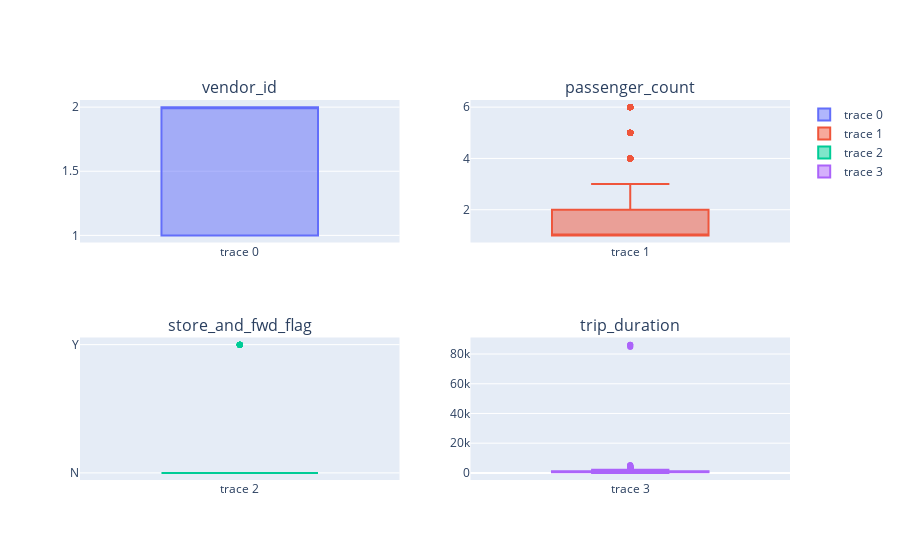

The code cell stored with this chart in its notebook:
### Code cell
import plotly.graph_objects as go
from plotly.subplots import make_subplots

fig = make_subplots(
    rows=2, 
    cols=2, 
    subplot_titles=['vendor_id', 'passenger_count', 'store_and_fwd_flag', 'trip_duration']
)

fig.append_trace(go.Box(y=df[::500]['vendor_id']),1,1)
fig.append_trace(go.Box(y=df[::500]['passenger_count']),1,2)
fig.append_trace(go.Box(y=df[::500]['store_and_fwd_flag']),2,1)
fig.append_trace(go.Box(y=df[::500]['trip_duration']),2,2)

fig.show()

### Figure 1 — Plotly figure (JSON) as saved in the notebook; plotly's stock layout.template omitted (floating-point values rounded to 4 significant figures; data arrays with more than 128 entries replaced by an {"elided": "..."} marker saying what was removed)
{"data": [{"type": "box", "xaxis": "x", "y": {"elided": "2918 int values"}, "yaxis": "y"}, {"type": "box", "xaxis": "x2", "y": {"elided": "2918 int values"}, "yaxis": "y2"}, {"type": "box", "xaxis": "x3", "y": {"elided": "2918 str values"}, "yaxis": "y3"}, {"type": "box", "xaxis": "x4", "y": {"elided": "2918 int values"}, "yaxis": "y4"}], "layout": {"annotations": [{"font": {"size": 16}, "showarrow": false, "text": "vendor_id", "x": 0.225, "xanchor": "center", "xref": "paper", "y": 1, "yanchor": "bottom", "yref": "paper"}, {"font": {"size": 16}, "showarrow": false, "text": "passenger_count", "x": 0.775, "xanchor": "center", "xref": "paper", "y": 1, "yanchor": "bottom", "yref": "paper"}, {"font": {"size": 16}, "showarrow": false, "text": "store_and_fwd_flag", "x": 0.225, "xanchor": "center", "xref": "paper", "y": 0.375, "yanchor": "bottom", "yref": "paper"}, {"font": {"size": 16}, "showarrow": false, "text": "trip_duration", "x": 0.775, "xanchor": "center", "xref": "paper", "y": 0.375, "yanchor": "bottom", "yref": "paper"}], "xaxis": {"anchor": "y", "domain": [0, 0.45]}, "xaxis2": {"anchor": "y2", "domain": [0.55, 1]}, "xaxis3": {"anchor": "y3", "domain": [0, 0.45]}, "xaxis4": {"anchor": "y4", "domain": [0.55, 1]}, "yaxis": {"anchor": "x", "domain": [0.625, 1]}, "yaxis2": {"anchor": "x2", "domain": [0.625, 1]}, "yaxis3": {"anchor": "x3", "domain": [0, 0.375]}, "yaxis4": {"anchor": "x4", "domain": [0, 0.375]}}}
